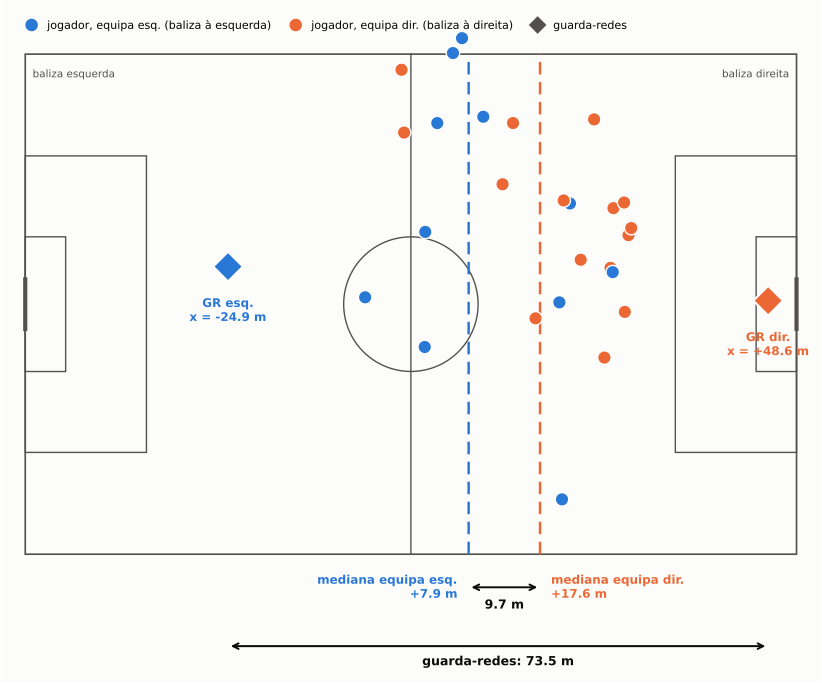

Here is the Python script that generated this plot:
"""Figura: SNGS-113 sobre o campo, anotação de referência. Um marcador por trajetória anotada
(posição mediana no clip de 30 s)."""
import json, statistics as st, collections
import matplotlib; matplotlib.use("Agg")
import matplotlib.pyplot as plt
from matplotlib.patches import Rectangle, Circle
from matplotlib.lines import Line2D

AZUL, LARANJA = "#2a78d6", "#eb6834"
INK, INK2, GRID, BG = "#0b0b0b", "#52514e", "#d8d8d4", "#fcfcfb"

d = json.load(open("/home/joao/soccernet/data/SoccerNetGS/train/SNGS-113/Labels-GameState.json"))
per = collections.defaultdict(list); allx = {"left": [], "right": []}
for a in d["annotations"]:
    at = a.get("attributes") or {}; p = a.get("bbox_pitch") or {}
    x, y = p.get("x_bottom_middle"), p.get("y_bottom_middle")
    if x is None or y is None or abs(x) > 60: continue
    r, t = at.get("role"), at.get("team")
    if t not in allx or r not in ("player", "goalkeeper"): continue
    per[(a["track_id"], r, t)].append((x, y))
    if r == "player": allx[t].append(x)
med = {t: st.median(v) for t, v in allx.items()}
gk = {t: st.median(x for x, _ in v) for (tid, r, t), v in per.items() if r == "goalkeeper"}

fig, ax = plt.subplots(figsize=(11, 8.6), dpi=200)
ax.set_facecolor(BG); fig.patch.set_facecolor(BG)
L, W = 52.5, 34
ax.add_patch(Rectangle((-L, -W), 2*L, 2*W, fill=False, lw=1.2, ec=INK2))
ax.plot([0, 0], [-W, W], lw=1, color=INK2); ax.add_patch(Circle((0, 0), 9.15, fill=False, lw=1, ec=INK2))
for s in (-1, 1):
    ax.add_patch(Rectangle((s*L - (16.5 if s > 0 else 0), -20.16), 16.5, 40.32, fill=False, lw=1, ec=INK2))
    ax.add_patch(Rectangle((s*L - (5.5 if s > 0 else 0), -9.16), 5.5, 18.32, fill=False, lw=1, ec=INK2))
    ax.plot([s*L, s*L], [-3.66, 3.66], lw=3, color=INK2, solid_capstyle="butt")
ax.text(-L+1, W-2, "baliza esquerda", fontsize=7.5, color=INK2, ha="left", va="top")
ax.text(L-1, W-2, "baliza direita", fontsize=7.5, color=INK2, ha="right", va="top")

# um marcador por trajetória anotada
for (tid, r, t), v in per.items():
    mx, my = st.median(x for x, _ in v), st.median(y for _, y in v)
    c = AZUL if t == "left" else LARANJA
    if r == "player":
        ax.scatter([mx], [my], s=95, color=c, edgecolor="white", lw=1.0, zorder=5)
    else:
        ax.scatter([mx], [my], s=230, marker="D", color=c, edgecolor="white", lw=1.5, zorder=6)
        ax.text(mx, my-4.2, f"GR {'esq.' if t=='left' else 'dir.'}\nx = {mx:+.1f} m", ha="center", va="top", fontsize=8.6,
                color=c, fontweight="bold", zorder=7)

# medianas de equipa (linhas) e as duas distâncias
for t, c in (("left", AZUL), ("right", LARANJA)):
    ax.plot([med[t], med[t]], [-W, W], color=c, lw=1.8, ls=(0, (5, 3)), zorder=4)

yA = -W-4.5
ax.annotate("", xy=(med["right"], yA), xytext=(med["left"], yA), arrowprops=dict(arrowstyle="<->", color=INK, lw=1.4))
ax.text(med["left"]-1.5, yA, f"mediana equipa esq.\n{med['left']:+.1f} m", ha="right", va="center", fontsize=8.6, color=AZUL, fontweight="bold")
ax.text(med["right"]+1.5, yA, f"mediana equipa dir.\n{med['right']:+.1f} m", ha="left", va="center", fontsize=8.6, color=LARANJA, fontweight="bold")
ax.text((med["left"]+med["right"])/2, yA-1.6, f"{abs(med['right']-med['left']):.1f} m", ha="center", va="top", fontsize=9, color=INK, fontweight="bold")
yB = -W-12.5
ax.annotate("", xy=(gk["right"], yB), xytext=(gk["left"], yB), arrowprops=dict(arrowstyle="<->", color=INK, lw=1.4))
ax.text((gk["left"]+gk["right"])/2, yB-1.3, f"guarda-redes: {abs(gk['right']-gk['left']):.1f} m", ha="center", va="top", fontsize=9, color=INK, fontweight="bold")

ax.set_xlim(-L-2, L+2); ax.set_ylim(-W-16, W+6); ax.set_aspect("equal"); ax.axis("off")
ax.legend(handles=[Line2D([], [], marker="o", ls="", color=AZUL, ms=8, label="jogador, equipa esq. (baliza à esquerda)"),
                   Line2D([], [], marker="o", ls="", color=LARANJA, ms=8, label="jogador, equipa dir. (baliza à direita)"),
                   Line2D([], [], marker="D", ls="", color=INK2, ms=8, label="guarda-redes")],
          loc="upper left", bbox_to_anchor=(0.0, 1.0), fontsize=8, frameon=False, ncol=3, handletextpad=0.4, columnspacing=1.2)
fig.savefig("fig_113_campo.png", bbox_inches="tight"); fig.savefig("fig_113_campo.pdf", bbox_inches="tight")
print("ok", med, gk)
